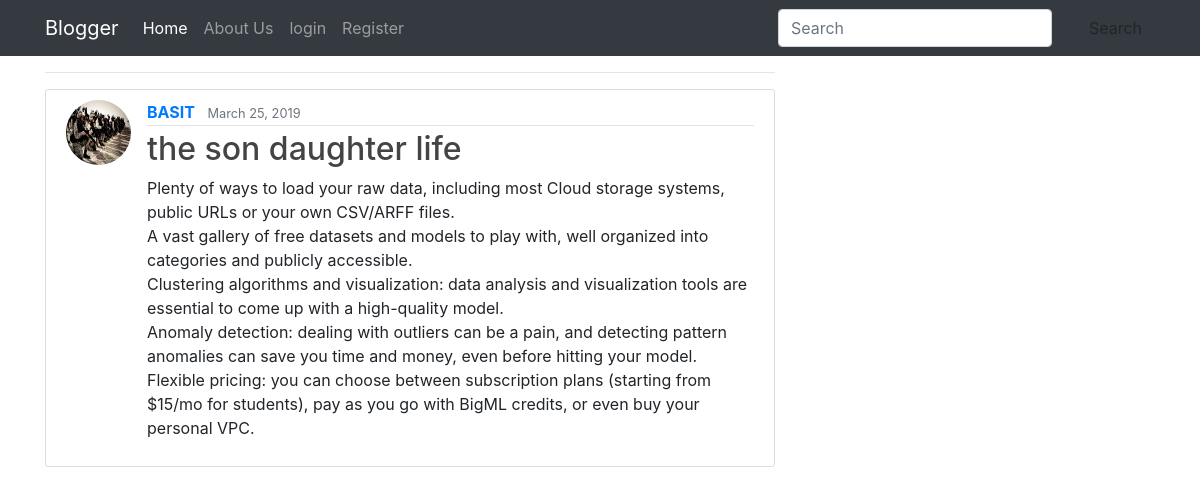
The app's page /post/18/ with its own data.
### blog/models.py (models this page shows, shortened)
class Post(models.Model):
    author = models.ForeignKey(User,on_delete=models.CASCADE)
    title= models.CharField(max_length=200)
    content = models.TextField()
    date_posted = models.DateTimeField(default=timezone.now)
    last_modified = models.DateTimeField(auto_now=True)

### users/models.py (models this page shows, shortened)
class Profile(models.Model):
    user = models.OneToOneField(User,on_delete=models.CASCADE)
    bio = models.CharField(max_length=200)
    profile_pic = models.ImageField(default='default.jpg', upload_to = 'profile_pics')

### blog/views.py (the view)
# urls.py: path('post/<int:pk>/', views.PostDetailView.as_view() , name='post_detail'),
class PostDetailView(DetailView):
    model = Post

### blog/templates/blog/post_detail.html (shortened to what this page needs)
{% extends 'base.html' %}
{% block content %}
<hr>
<article class="media content-section">
  <img class="rounded-circle article-img" src="{{ object.author.profile.profile_pic.url }}">
  <div class="media-body">
    <div class="article-metadata">
      <a class="mr-2" href="#"><strong>{{ object.author|upper }}</strong></a>
      <small class="text-muted">{{ object.date_posted|date:"F d, Y" }}</small>
    </div>
    <h2 class="article-title">{{ object.title }}</h2>
    <p class="article-content">{{ object.content }}</p>
  </div>
</article>
{% endblock content%}

### static/css/main.css (style rules this page uses)
body { background: #fafafa; color: #333333; }
h1, h2, h3, h4, h5, h6 { color: #444444; }
.content-section { background: #ffffff; padding: 10px 20px; border: 1px solid #dddddd; border-radius: 3px; margin-bottom: 20px; }
.article-title { color: #444444; }
.article-content { white-space: pre-line; }
.article-img { height: 65px; width: 65px; margin-right: 16px; }
.article-metadata { padding-bottom: 1px; margin-bottom: 4px; border-bottom: 1px solid #e3e3e3 }

### records on screen
Post: author.profile.profile_pic (picture), author "BASIT", date_posted "March 25, 2019", title "the son daughter life", content "Plenty of ways to load your raw data, including most Cloud storage systems, public URLs or your own CSV/ARFF files. A vast gallery of free datasets and models to play with, well organized into categories and publicly accessible. Clustering algorithms and visualization: data analysis and visualization tools are essential to come up with a high-quality model. Anomaly detection: dealing with outliers can be a pain, and detecting pattern anomalies can save you time and money, even before hitting your model. Flexible pricing: you can choose between subscription plans (starting from $15/mo for students), pay as you go with BigML credits, or even buy your personal VPC."
